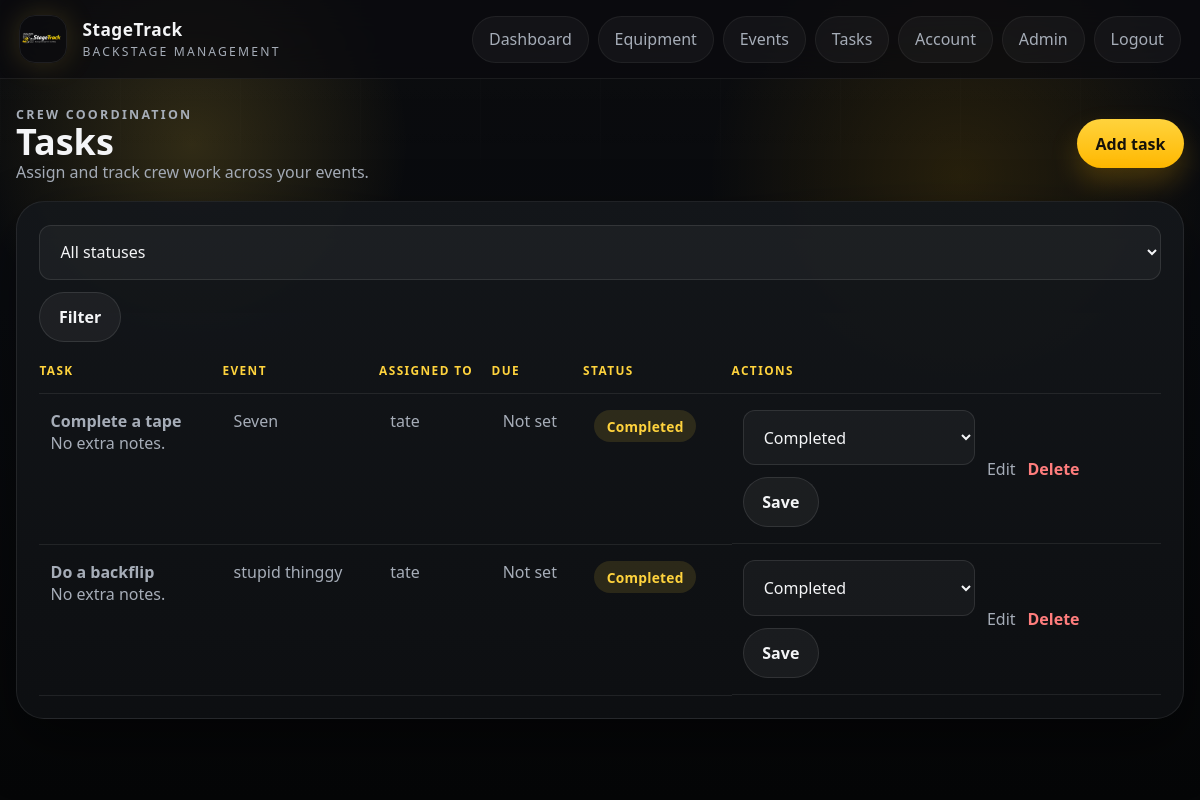
Page /tasks/ (signed in) on the committed database.
### app/models.py (models this page shows)
class SystemSettings(db.Model):
    id = db.Column(db.Integer, primary_key=True)
    school_name = db.Column(db.String(255), nullable=False, default="StageTrack")
    support_email = db.Column(db.String(255), default="")
    timezone_name = db.Column(db.String(100), nullable=False, default="Australia/Sydney")
    datetime_format = db.Column(db.String(100), nullable=False, default="%d %b %Y %I:%M %p")
    student_crew_can_view_all_events = db.Column(db.Boolean, nullable=False, default=False)
    student_crew_can_view_all_equipment = db.Column(db.Boolean, nullable=False, default=True)
    checkout_permission_role = db.Column(db.String(50), nullable=False, default="Stage Manager")
    maintenance_submit_permission_role = db.Column(db.String(50), nullable=False, default="Student Crew")
    consumable_manage_permission_role = db.Column(db.String(50), nullable=False, default="Stage Manager")
    pdf_export_permission_role = db.Column(db.String(50), nullable=False, default="Stage Manager")
    equipment_categories = db.Column(db.Text, nullable=False, default="")
    equipment_statuses = db.Column(db.Text, nullable=False, default="")
    serial_numbers_required = db.Column(db.Boolean, nullable=False, default=False)
    due_dates_required = db.Column(db.Boolean, nullable=False, default=False)
    due_soon_hours = db.Column(db.Integer, nullable=False, default=24)
    long_overdue_days = db.Column(db.Integer, nullable=False, default=7)
    auto_hide_removed_items = db.Column(db.Boolean, nullable=False, default=True)
    event_venues = db.Column(db.Text, nullable=False, default="")
    event_crew_roles = db.Column(db.Text, nullable=False, default="")
    auto_send_event_invites = db.Column(db.Boolean, nullable=False, default=True)
    event_equipment_sheet_scope = db.Column(db.String(50), nullable=False, default="all_linked")
    consumable_categories = db.Column(db.Text, nullable=False, default="")
    low_stock_alert_behavior = db.Column(db.String(50), nullable=False, default="at_or_below")
    students_can_log_consumables = db.Column(db.Boolean, nullable=False, default=True)
    negative_consumable_adjustments_manager_only = db.Column(db.Boolean, nullable=False, default=True)
    overdue_alert_recipients = db.Column(db.Text, nullable=False, default="")
    maintenance_alert_recipients = db.Column(db.Text, nullable=False, default="")
    enquiry_alert_recipients = db.Column(db.Text, nullable=False, default="")
    low_stock_alert_recipients = db.Column(db.Text, nullable=False, default="")
    password_reset_email_subject = db.Column(db.String(255), nullable=False, default="StageTrack Password Reset")
    welcome_email_subject = db.Column(db.String(255), nullable=False, default="Welcome to StageTrack")
    equipment_checkout_email_subject = db.Column(db.String(255), nullable=False, default="StageTrack equipment checked out: {equipment_name}")
    equipment_overdue_email_subject = db.Column(db.String(255), nullable=False, default="StageTrack equipment overdue: {equipment_name}")
    equipment_return_email_subject = db.Column(db.String(255), nullable=False, default="StageTrack equipment returned: {equipment_name}")
    maintenance_email_subject = db.Column(db.String(255), nullable=False, default="StageTrack maintenance request: {equipment_name}")
    enquiry_email_subject = db.Column(db.String(255), nullable=False, default="StageTrack enquiry from {name}")
    maintenance_statuses = db.Column(db.Text, nullable=False, default="")
    resolved_visible_in_queue = db.Column(db.Boolean, nullable=False, default=False)
    maintenance_resolve_permission_role = db.Column(db.String(50), nullable=False, default="Teacher")
    repeat_damage_threshold = db.Column(db.Integer, nullable=False, default=2)
    pdf_paper_size = db.Column(db.String(20), nullable=False, default="A4")
    pdf_show_header = db.Column(db.Boolean, nullable=False, default=True)
    pdf_header_text = db.Column(db.String(255), nullable=False, default="StageTrack")
    pdf_footer_text = db.Column(db.String(255), nullable=False, default="Generated by StageTrack")
    pdf_include_checkboxes = db.Column(db.Boolean, nullable=False, default=True)
    pdf_include_notes = db.Column(db.Boolean, nullable=False, default=True)
    pdf_include_signatures = db.Column(db.Boolean, nullable=False, default=False)
    updated_at = db.Column(db.DateTime, default=datetime.utcnow, onupdate=datetime.utcnow, nullable=False)

class Task(db.Model):
    id = db.Column(db.Integer, primary_key=True)
    event_id = db.Column(db.Integer, db.ForeignKey("event.id"), nullable=False)
    assigned_to = db.Column(db.Integer, db.ForeignKey("user.id"), nullable=False)
    title = db.Column(db.String(120), nullable=False)
    description = db.Column(db.Text)
    status = db.Column(db.String(50), nullable=False, default="Pending")
    due_time = db.Column(db.DateTime)
    created_at = db.Column(db.DateTime, default=datetime.utcnow, nullable=False)
    event = db.relationship("Event", back_populates="tasks")
    assignee = db.relationship("User", back_populates="tasks")

class Event(db.Model):
    id = db.Column(db.Integer, primary_key=True)
    name = db.Column(db.String(120), nullable=False)
    venue = db.Column(db.String(120), nullable=False)
    description = db.Column(db.Text)
    event_date = db.Column(db.DateTime, nullable=False)
    setup_time = db.Column(db.DateTime)
    packdown_time = db.Column(db.DateTime)
    created_by = db.Column(db.Integer, db.ForeignKey("user.id"))
    tasks = db.relationship("Task", back_populates="event", lazy=True)
    checklist_items = db.relationship("ChecklistItem", back_populates="event", lazy=True)
    checkouts = db.relationship("EquipmentCheckout", back_populates="event", lazy=True)
    crew_assignments = db.relationship(
        "EventCrewAssignment",
        back_populates="event",
        cascade="all, delete-orphan",
        lazy=True,
    )

class User(db.Model):
    id = db.Column(db.Integer, primary_key=True)
    name = db.Column(db.String(120), nullable=False)
    email = db.Column(db.String(255), unique=True, nullable=False, index=True)
    password_hash = db.Column(db.String(255), nullable=False)
    must_change_password = db.Column(db.Boolean, nullable=False, default=False)
    phone_number = db.Column(db.String(50))
    contact_details = db.Column(db.Text)
    role = db.Column(db.String(50), nullable=False, default="Viewer")
    is_active = db.Column(db.Boolean, nullable=False, default=True)
    created_at = db.Column(db.DateTime, default=datetime.utcnow, nullable=False)
    tasks = db.relationship("Task", back_populates="assignee", lazy=True)
    checkouts = db.relationship("EquipmentCheckout", back_populates="user", lazy=True)
    damage_reports = db.relationship("DamageReport", back_populates="reporter", lazy=True)
    password_reset_tokens = db.relationship("PasswordResetToken", back_populates="user", lazy=True)
    event_assignments = db.relationship("EventCrewAssignment", back_populates="user", lazy=True)

### app/tasks/routes.py (the view)
@tasks_bp.route("/")
@login_required
def index():
    user = current_user()
    selected_status = request.args.get("status", "").strip()
    query = Task.query
    if not is_manager(user):
        query = query.filter_by(assigned_to=user.id)
    if selected_status in STATUS_OPTIONS:
        query = query.filter_by(status=selected_status)
    tasks = query.order_by(Task.due_time.asc(), Task.created_at.desc()).all()
    return render_template(
        "tasks/index.html",
        tasks=tasks,
        statuses=STATUS_OPTIONS,
        current_status=selected_status,
        is_manager=is_manager(user),
    )

### app/auth/routes.py (called while the page is built)
def current_user():
    user_id = session.get("user_id")
    if not user_id:
        return None
    user = db.session.get(User, user_id)
    if user and not user.is_active:
        session.clear()
        return None
    return user

def login_required(view):
    @wraps(view)
    def wrapped_view(*args, **kwargs):
        if not current_user():
            return redirect(url_for("auth.login"))
        return view(*args, **kwargs)
    return wrapped_view

@auth_bp.app_context_processor
def inject_user():
    first_user_pending = User.query.count() == 0
    return {
        "current_user": current_user(),
        "manager_roles": MANAGER_ROLES,
        "registration_open": first_user_pending,
    }

### app/site_service.py (called while the page is built)
def get_site_settings():
    settings = SiteSettings.query.order_by(SiteSettings.id.asc()).first()
    if not settings:
        settings = SiteSettings()
        db.session.add(settings)
        db.session.commit()
    return settings

### app/tasks/routes.py (called while the page is built)
def is_manager(user):
    return user and user.role in MANAGER_ROLES

### app/templates/tasks/index.html (shortened to what this page needs)
{% extends "base.html" %}
{% block content %}
<section class="page-header page-header-inline">
    <div>
        <p class="eyebrow">{{ "Crew coordination" if is_manager else "My run sheet" }}</p>
        <h1>{{ "Tasks" if is_manager else "My Tasks" }}</h1>
        <p class="support-copy">
            {% if is_manager %}
                Assign and track crew work across your events.
            {% else %}
                Stay on top of the jobs assigned to you.
            {% endif %}
        </p>
    </div>
    {% if is_manager %}
        <a class="button button-primary" href="{{ url_for('tasks.create') }}">Add task</a>
    {% endif %}
</section>
<section class="panel">
    <form method="get" class="filter-bar">
        <select name="status">
            <option value="">All statuses</option>
        </select>
        <button class="button button-secondary" type="submit">Filter</button>
    </form>
    <div class="table-wrap">
        <table>
            <thead>
                <tr>
                    <th>Task</th>
                    <th>Event</th>
                    {% if is_manager %}
                        <th>Assigned to</th>
                    {% endif %}
                    <th>Due</th>
                    <th>Status</th>
                    <th>Actions</th>
                </tr>
            </thead>
            <tbody>
                {% for task in tasks %}
                    <tr>
                        <td data-label="Task">
                            <strong>{{ task.title }}</strong><br>
                            <span>{{ task.description or "No extra notes." }}</span>
                        </td>
                        <td data-label="Event">{{ task.event.name }}</td>
                        {% if is_manager %}
                            <td data-label="Assigned to">{{ task.assignee.name }}</td>
                        {% endif %}
                        <td data-label="Due">{{ task.due_time.strftime("%d %b %Y %I:%M %p") if task.due_time else "Not set" }}</td>
                        <td data-label="Status"><span class="status-pill">{{ task.status }}</span></td>
                        <td data-label="Actions" class="actions">
                            <form method="post" action="{{ url_for('tasks.update_status', task_id=task.id) }}" class="inline-form">
                                <select name="status" aria-label="Update status for {{ task.title }}">
                                    {% for status in statuses %}
                                        <option value="{{ status }}" {% if task.status == status %}selected{% endif %}>{{ status }}</option>
                                    {% endfor %}
                                </select>
                                <button class="button button-secondary" type="submit">Save</button>
                            </form>
                            {% if is_manager %}
                                <a href="{{ url_for('tasks.edit', task_id=task.id) }}">Edit</a>
                                <form method="post" action="{{ url_for('tasks.delete', task_id=task.id) }}">
                                    <button type="submit" class="button-link">Delete</button>
                                </form>
                            {% endif %}
                        </td>
                    </tr>
                {% else %}
                    <tr>
                        <td colspan="{{ 6 if is_manager else 5 }}" class="empty-state">No tasks found.</td>
                    </tr>
                {% endfor %}
            </tbody>
        </table>
    </div>
</section>
{% endblock %}

### app/templates/base.html (shortened to what this page needs)
<!doctype html>
<html lang="en">
<head>
    <link rel="stylesheet" href="{{ url_for('static', filename='css/styles.css') }}">
</head>
<body>
    <div class="app-backdrop"></div>
    <header class="site-header">
        <a class="brand" href="{{ url_for('home') }}">
            <img class="brand-logo" src="{{ url_for('static', filename='images/stagetrack-logo.png') }}" alt="StageTrack logo">
            <span class="brand-copy">
                <strong>{{ system_settings.school_name }}</strong>
                <span>{{ system_settings.support_email or "Backstage management" }}</span>
            </span>
        </a>
        <nav class="site-nav">
            {% if current_user %}
                <a href="{{ url_for('dashboard') }}">Dashboard</a>
                <a href="{{ url_for('equipment.index') }}">Equipment</a>
                <a href="{{ url_for('events.index') }}">Events</a>
                <a href="{{ url_for('tasks.index') }}">Tasks</a>
                <a href="{{ url_for('auth.account') }}">Account</a>
                {% if current_user.role == "Admin" %}
                    <a href="{{ url_for('admin.users') }}">Admin</a>
                {% endif %}
                <a href="{{ url_for('auth.logout') }}">Logout</a>
            {% else %}
                <a href="{{ url_for('auth.login') }}">Staff access</a>
            {% endif %}
        </nav>
    </header>
    <main class="page-shell">
        {% block content %}{% endblock %}
    </main>
</body>
</html>

### rows in the picture
SystemSettings: school_name "StageTrack", support_email "BACKSTAGE MANAGEMENT"
Task: title "Complete a tape", description "No extra notes.", event.name "Seven", assignee.name "tate", due_time "Not set", status "Completed"
Task: title "Do a backflip", description "No extra notes.", event.name "stupid thinggy", assignee.name "tate", due_time "Not set", status "Completed"

### other values in the picture
{{ "Crew coordination" if is_manager else "My run sheet" }} "CREW COORDINATION"
{{ "Tasks" if is_manager else "My Tasks" }} "Tasks"
